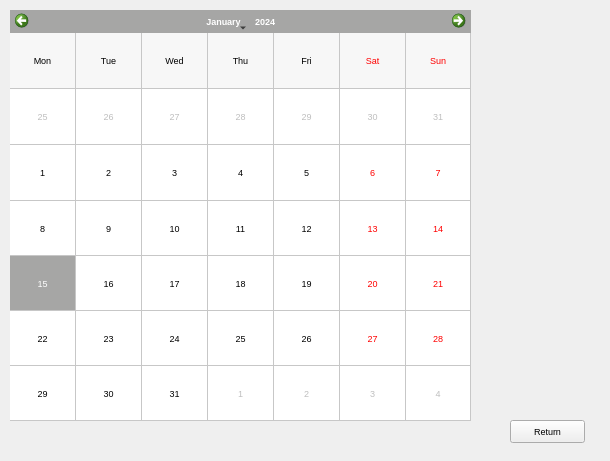
<?xml version="1.0" encoding="UTF-8"?>
<ui version="4.0">
 <class>EmployerCalendar</class>
 <widget class="QWidget" name="EmployerCalendar">
  <property name="geometry">
   <rect>
    <x>0</x>
    <y>0</y>
    <width>610</width>
    <height>461</height>
   </rect>
  </property>
  <property name="palette">
   <palette>
    <active>
     <colorrole role="Midlight">
      <brush brushstyle="SolidPattern">
       <color alpha="255">
        <red>203</red>
        <green>203</green>
        <blue>203</blue>
       </color>
      </brush>
     </colorrole>
    </active>
    <inactive>
     <colorrole role="Midlight">
      <brush brushstyle="SolidPattern">
       <color alpha="255">
        <red>203</red>
        <green>203</green>
        <blue>203</blue>
       </color>
      </brush>
     </colorrole>
    </inactive>
    <disabled>
     <colorrole role="Midlight">
      <brush brushstyle="SolidPattern">
       <color alpha="255">
        <red>203</red>
        <green>203</green>
        <blue>203</blue>
       </color>
      </brush>
     </colorrole>
    </disabled>
   </palette>
  </property>
  <property name="font">
   <font>
    <pointsize>7</pointsize>
   </font>
  </property>
  <property name="windowTitle">
   <string>EmployerCalendar</string>
  </property>
  <widget class="QPushButton" name="return_employer_c">
   <property name="geometry">
    <rect>
     <x>510</x>
     <y>420</y>
     <width>75</width>
     <height>23</height>
    </rect>
   </property>
   <property name="text">
    <string>Return</string>
   </property>
  </widget>
  <widget class="QCalendarWidget" name="calendar_employer">
   <property name="geometry">
    <rect>
     <x>10</x>
     <y>10</y>
     <width>461</width>
     <height>411</height>
    </rect>
   </property>
   <property name="palette">
    <palette>
     <active>
      <colorrole role="Button">
       <brush brushstyle="SolidPattern">
        <color alpha="255">
         <red>218</red>
         <green>218</green>
         <blue>218</blue>
        </color>
       </brush>
      </colorrole>
      <colorrole role="Light">
       <brush brushstyle="SolidPattern">
        <color alpha="255">
         <red>238</red>
         <green>238</green>
         <blue>238</blue>
        </color>
       </brush>
      </colorrole>
      <colorrole role="Highlight">
       <brush brushstyle="SolidPattern">
        <color alpha="255">
         <red>166</red>
         <green>166</green>
         <blue>165</blue>
        </color>
       </brush>
      </colorrole>
     </active>
     <inactive>
      <colorrole role="Button">
       <brush brushstyle="SolidPattern">
        <color alpha="255">
         <red>218</red>
         <green>218</green>
         <blue>218</blue>
        </color>
       </brush>
      </colorrole>
      <colorrole role="Light">
       <brush brushstyle="SolidPattern">
        <color alpha="255">
         <red>238</red>
         <green>238</green>
         <blue>238</blue>
        </color>
       </brush>
      </colorrole>
      <colorrole role="Highlight">
       <brush brushstyle="SolidPattern">
        <color alpha="255">
         <red>166</red>
         <green>166</green>
         <blue>165</blue>
        </color>
       </brush>
      </colorrole>
     </inactive>
     <disabled>
      <colorrole role="Button">
       <brush brushstyle="SolidPattern">
        <color alpha="255">
         <red>218</red>
         <green>218</green>
         <blue>218</blue>
        </color>
       </brush>
      </colorrole>
      <colorrole role="Light">
       <brush brushstyle="SolidPattern">
        <color alpha="255">
         <red>238</red>
         <green>238</green>
         <blue>238</blue>
        </color>
       </brush>
      </colorrole>
      <colorrole role="Highlight">
       <brush brushstyle="SolidPattern">
        <color alpha="255">
         <red>0</red>
         <green>120</green>
         <blue>215</blue>
        </color>
       </brush>
      </colorrole>
     </disabled>
    </palette>
   </property>
   <property name="styleSheet">
    <string notr="true">

</string>
   </property>
   <property name="gridVisible">
    <bool>true</bool>
   </property>
   <property name="verticalHeaderFormat">
    <enum>QCalendarWidget::NoVerticalHeader</enum>
   </property>
  </widget>
  <widget class="QLabel" name="day_label">
   <property name="geometry">
    <rect>
     <x>450</x>
     <y>40</y>
     <width>101</width>
     <height>41</height>
    </rect>
   </property>
   <property name="font">
    <font>
     <family>Copperplate Gothic Bold</family>
     <pointsize>7</pointsize>
    </font>
   </property>
   <property name="text">
    <string/>
   </property>
  </widget>
  <widget class="QLabel" name="employee_label">
   <property name="geometry">
    <rect>
     <x>440</x>
     <y>90</y>
     <width>161</width>
     <height>41</height>
    </rect>
   </property>
   <property name="font">
    <font>
     <family>Copperplate Gothic Bold</family>
     <pointsize>7</pointsize>
    </font>
   </property>
   <property name="text">
    <string/>
   </property>
  </widget>
 </widget>
 <layoutdefault spacing="6" margin="11"/>
 <resources/>
 <connections>
  <connection>
   <sender>calendar_employer</sender>
   <signal>clicked(QDate)</signal>
   <receiver>EmployerCalendar</receiver>
   <slot>calendar_clicked()</slot>
   <hints>
    <hint type="sourcelabel">
     <x>179</x>
     <y>310</y>
    </hint>
    <hint type="destinationlabel">
     <x>179</x>
     <y>329</y>
    </hint>
   </hints>
  </connection>
 </connections>
 <slots>
  <slot>calendar_clicked()</slot>
 </slots>
</ui>
